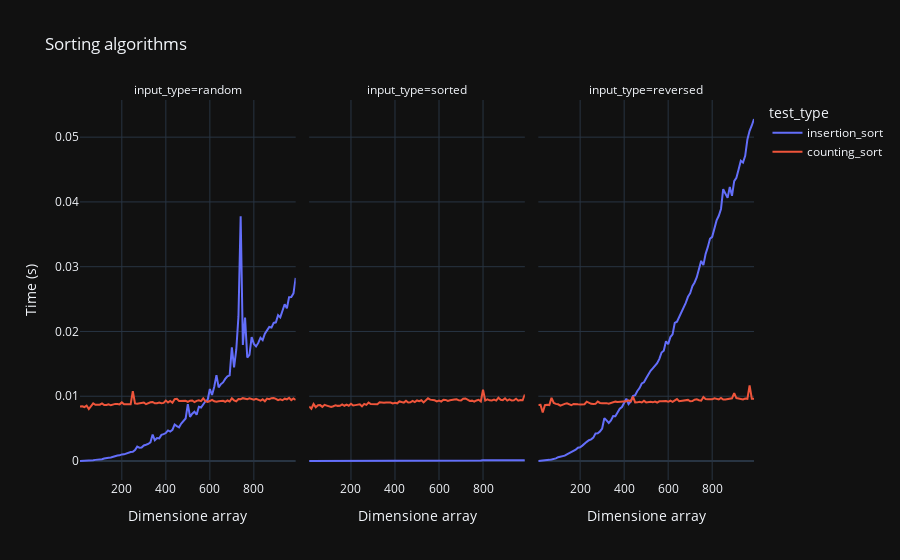

Notebook code cell kept with this figure:
### Markdown cell above
Nella cella sovrastante è stata definita la funzione _plot_results_ che esegue tutti i test prendendo in input il numero di elementi dell'array, il passo con il quale devono essere eseguiti i test e il range di generazione dei numeri; restituisce un dataframe Pandas contenente i risultati dei test.
Nelle celle successive in cui viene eseguito codice, si mostrano i grafici voluti in base ai parametri scelti dall'utente.
In particolare, tramite il framework _plotly_ è possibile creare grafici interattivi che consentono di visualizzare i risultati dei test in maniera più chiara e comprensibile.

### Code cell
df = plot_results(1000, 10, (0, 100000))

figure = px.line(df.loc[df["num_samples"] > 0],
                 x="num_samples",
                 y="time",
                 color="test_type",
                 facet_col="input_type",
                 title="Sorting algorithms",
                 labels={"num_samples": "Dimensione array", "time": "Time (s)"})

figure.show()
